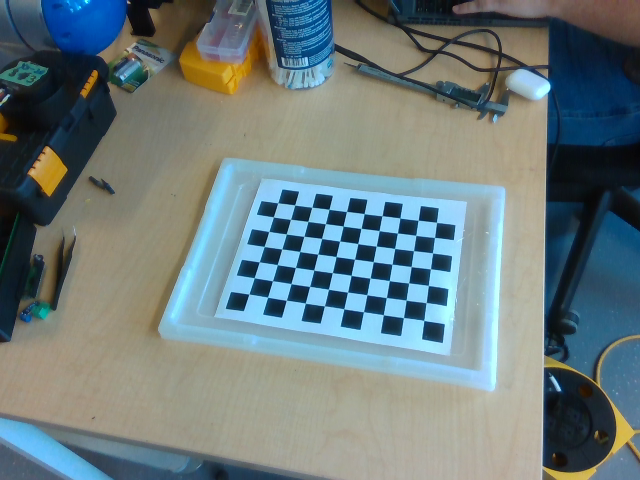
#> input picture camera1/image_01.png, 640 x 480 px; its folder holds 4 pictures in this run
$ python camera_calibration.py
#> lines starting #> are read from the running program, lines starting #| are printed output that depends on the picture
import cv2
import numpy as np
import glob
import os

#chessboard's size printed for calibrating cameras
chessboard_size = (10, 7) #10 inner corners horizontally and 7 vertically

#prepare points
obj_p = np.zeros((chessboard_size[0] * chessboard_size[1], 3), np.float32)
obj_p[:, :2] = np.mgrid[0:chessboard_size[0], 0:chessboard_size[1]].T.reshape(-1, 2)

#lists to store the chessboard points


#load images
images1 = sorted(glob.glob('camera1/*.png'))
images2 = sorted(glob.glob('camera2/*.png'))

def drawing_corners(img_path, output_dir, camera_name):

#> called with output_dir = 'camera1/calibration', camera_name = 'Camera 1'
    objpoints = []
    imgpoints = []

    os.makedirs(output_dir, exist_ok=True)

    #processing images
    for i, fname in enumerate(img_path):

        img = cv2.imread(fname)
#> img is the input picture: shape (480, 640, 3); mean B, G, R 125.6, 123.7, 108.2
        gray = cv2.cvtColor(img, cv2.COLOR_BGR2GRAY)
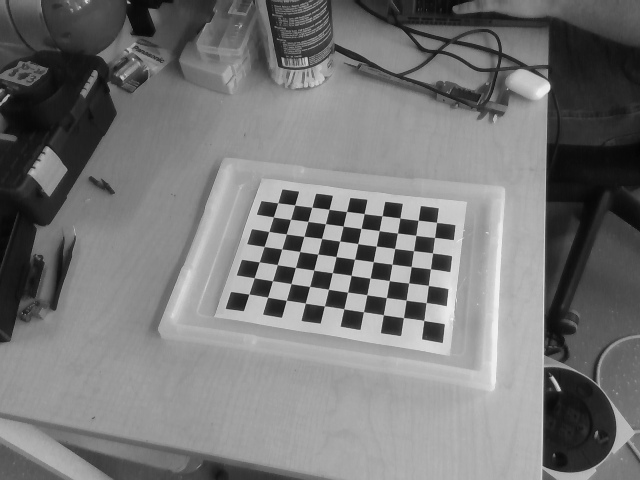
#> gray: shape (480, 640); min 5, max 242, mean 119.2

        #finding chessboard corners
        ret, corners = cv2.findChessboardCorners(gray, chessboard_size, None)
#> ret = True; corners = 70 rows, first 8: [423.7, 320.5], [403.5, 317.6], [383.4, 314.8], [363.5, 311.7], [343.7, 308.8], [324.4, 306], [305.3, 303.2], [286.2, 300.4]

        if ret:
            objpoints.append(obj_p)
            imgpoints.append(corners)

            corners2 = cv2.cornerSubPix(gray, corners, (11, 11), (-1, -1),
                                       (cv2.TERM_CRITERIA_EPS + cv2.TERM_CRITERIA_MAX_ITER, 30, 0.001))
#> corners2 = 70 rows, first 8: [423.8, 320.4], [403.5, 317.6], [383.4, 314.7], [363.5, 311.8], [343.8, 308.8], [324.5, 305.8], [305.3, 303.1], [286.4, 300.3]

            img_with_corners = cv2.drawChessboardCorners(img.copy(), chessboard_size, corners2, ret)
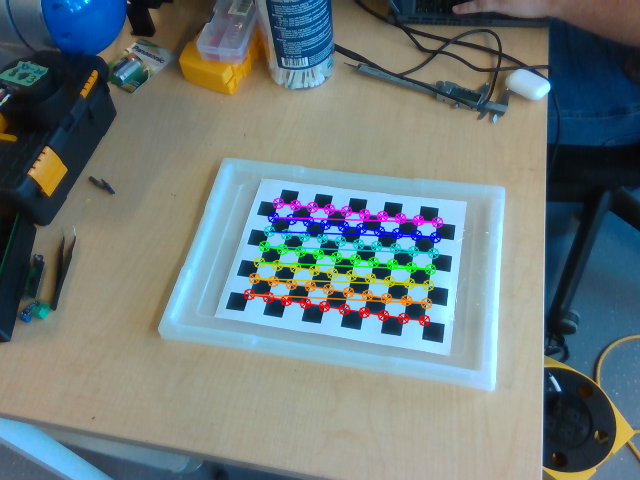
#> img_with_corners: shape (480, 640, 3); mean B, G, R 124.2, 123.3, 109.3

             # Save annotated image
            filename = os.path.basename(fname)
            output_path = os.path.join(output_dir, f"calibrated_{filename}")
            cv2.imwrite(output_path, img_with_corners)
#> pass 2 of the loop in drawing_corners, `for i, fname in enumerate(img_path):`:
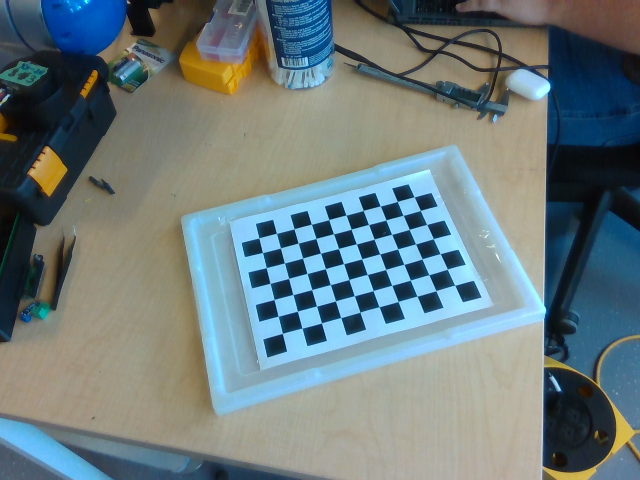
#> input picture camera1/image_02.png, 640 x 480 px
#> in drawing_corners, img is the input picture: shape (480, 640, 3); mean B, G, R 125.7, 123.3, 107.8
#> in drawing_corners, `gray = cv2.cvtColor(img, cv2.COLOR_BGR2GRAY)`:
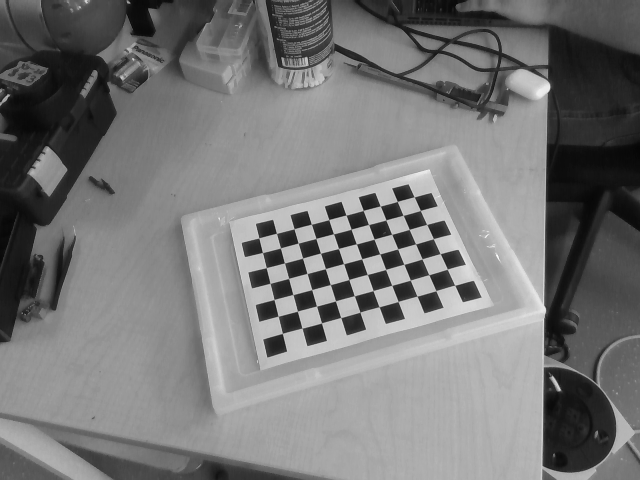
#> gray: shape (480, 640); min 5, max 251, mean 118.9
#> corners = 70 rows, first 8: [454.8, 285.4], [435.9, 290.6], [417, 296.1], [398.1, 301.5], [379.1, 306.8], [360, 312.1], [340.8, 317.6], [321.5, 323]
#> corners2 = 70 rows, first 8: [454.6, 285.2], [435.9, 290.6], [417, 296.1], [398.2, 301.4], [379.1, 306.7], [359.9, 312.1], [340.7, 317.6], [321.5, 322.9]
#> in drawing_corners, `img_with_corners = cv2.drawChessboardCorners(img.copy(), chessboard_si..`:
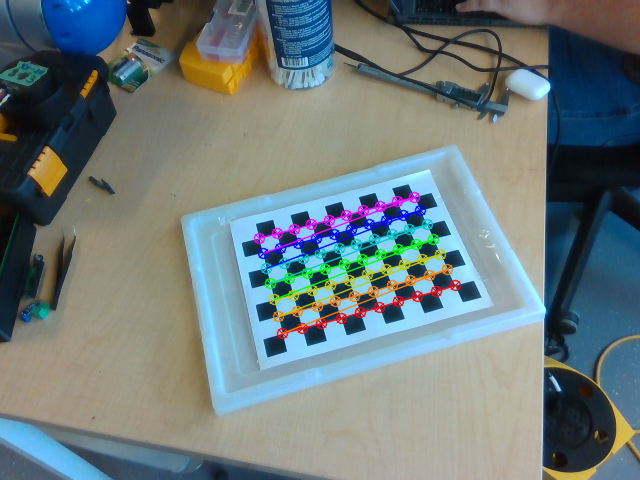
#> img_with_corners: shape (480, 640, 3); mean B, G, R 124.3, 122.8, 108.9
#> pass 3 of the loop in drawing_corners, `for i, fname in enumerate(img_path):`:
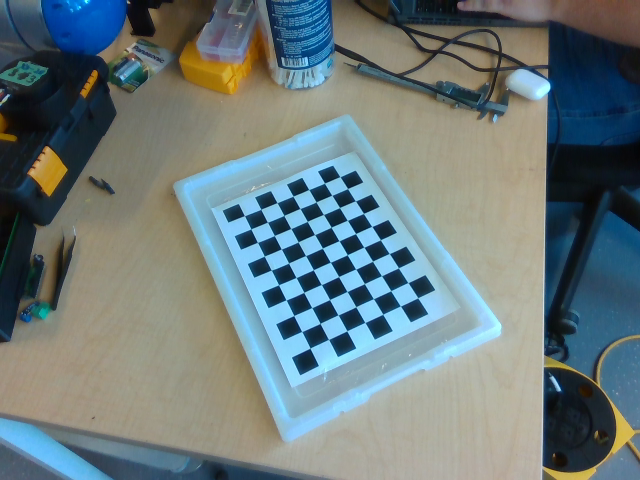
#> input picture camera1/image_03.png, 640 x 480 px
#> in drawing_corners, img is the input picture: shape (480, 640, 3); mean B, G, R 124.4, 122.7, 107.9
#> in drawing_corners, `gray = cv2.cvtColor(img, cv2.COLOR_BGR2GRAY)`:
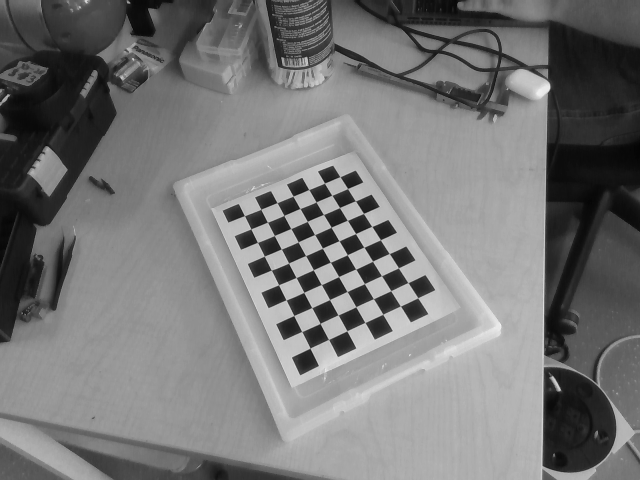
#> gray: shape (480, 640); min 4, max 241, mean 118.4
#> corners = 70 rows, first 8: [310, 348.1], [301.7, 331.5], [293.7, 315.6], [286, 299.9], [278.5, 284.9], [271.3, 270.1], [264.3, 256.1], [257.4, 242.3]
#> corners2 = 70 rows, first 8: [310, 348.1], [301.8, 331.5], [293.7, 315.5], [286.1, 299.9], [278.5, 284.8], [271.4, 270.2], [264.4, 256.1], [257.5, 242.2]
#> in drawing_corners, `img_with_corners = cv2.drawChessboardCorners(img.copy(), chessboard_si..`:
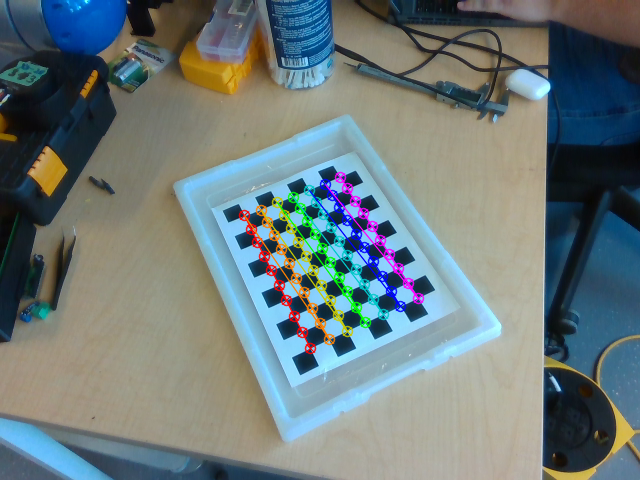
#> img_with_corners: shape (480, 640, 3); mean B, G, R 123.2, 122.3, 109
#> the loop made 4 passes; the first 3 are shown

    return objpoints, imgpoints

objpoints1, imgpoints1 = drawing_corners(images1, 'camera1/calibration', 'Camera 1')
objpoints2, imgpoints2 = drawing_corners(images2, 'camera2/calibration', 'Camera 2')

def intrinsic_calculation(objpoint, imgpoint):

#> (the run stopped early here; a loop or call above may not have finished)
